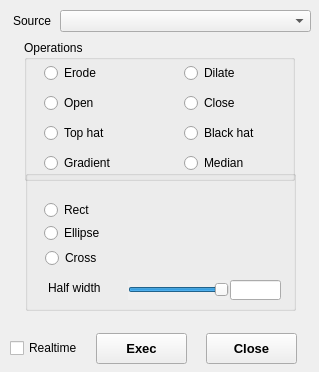
<?xml version="1.0" encoding="UTF-8"?>
<ui version="4.0">
 <class>DialogMorphology</class>
 <widget class="QWidget" name="DialogMorphology">
  <property name="geometry">
   <rect>
    <x>0</x>
    <y>0</y>
    <width>319</width>
    <height>372</height>
   </rect>
  </property>
  <property name="mouseTracking">
   <bool>false</bool>
  </property>
  <property name="tabletTracking">
   <bool>true</bool>
  </property>
  <property name="windowTitle">
   <string>Morphology</string>
  </property>
  <widget class="QPushButton" name="pushButtonClose">
   <property name="geometry">
    <rect>
     <x>206</x>
     <y>333</y>
     <width>91</width>
     <height>31</height>
    </rect>
   </property>
   <property name="font">
    <font>
     <family>Arial</family>
     <pointsize>10</pointsize>
     <weight>75</weight>
     <bold>true</bold>
    </font>
   </property>
   <property name="text">
    <string>Close</string>
   </property>
  </widget>
  <widget class="QLabel" name="label_5">
   <property name="geometry">
    <rect>
     <x>48</x>
     <y>277</y>
     <width>71</width>
     <height>21</height>
    </rect>
   </property>
   <property name="text">
    <string>Half width</string>
   </property>
   <property name="alignment">
    <set>Qt::AlignLeading|Qt::AlignLeft|Qt::AlignVCenter</set>
   </property>
  </widget>
  <widget class="QSlider" name="slidera1">
   <property name="geometry">
    <rect>
     <x>128</x>
     <y>280</y>
     <width>101</width>
     <height>20</height>
    </rect>
   </property>
   <property name="autoFillBackground">
    <bool>true</bool>
   </property>
   <property name="styleSheet">
    <string notr="true">QSlider::groove:horizontal</string>
   </property>
   <property name="minimum">
    <number>-13</number>
   </property>
   <property name="maximum">
    <number>-1</number>
   </property>
   <property name="orientation">
    <enum>Qt::Horizontal</enum>
   </property>
  </widget>
  <widget class="QLineEdit" name="edita1">
   <property name="geometry">
    <rect>
     <x>230</x>
     <y>280</y>
     <width>51</width>
     <height>20</height>
    </rect>
   </property>
  </widget>
  <widget class="QGroupBox" name="OperationsGroup">
   <property name="geometry">
    <rect>
     <x>24</x>
     <y>40</y>
     <width>271</width>
     <height>141</height>
    </rect>
   </property>
   <property name="title">
    <string>Operations</string>
   </property>
   <widget class="QRadioButton" name="radioButtonErode">
    <property name="geometry">
     <rect>
      <x>20</x>
      <y>25</y>
      <width>90</width>
      <height>16</height>
     </rect>
    </property>
    <property name="text">
     <string>Erode</string>
    </property>
   </widget>
   <widget class="QRadioButton" name="radioButtonDilate">
    <property name="geometry">
     <rect>
      <x>160</x>
      <y>25</y>
      <width>90</width>
      <height>16</height>
     </rect>
    </property>
    <property name="text">
     <string>Dilate</string>
    </property>
   </widget>
   <widget class="QRadioButton" name="radioButtonClose">
    <property name="geometry">
     <rect>
      <x>160</x>
      <y>55</y>
      <width>90</width>
      <height>16</height>
     </rect>
    </property>
    <property name="text">
     <string>Close</string>
    </property>
   </widget>
   <widget class="QRadioButton" name="radioButtonOpen">
    <property name="geometry">
     <rect>
      <x>20</x>
      <y>55</y>
      <width>90</width>
      <height>16</height>
     </rect>
    </property>
    <property name="text">
     <string>Open</string>
    </property>
   </widget>
   <widget class="QRadioButton" name="radioButtonBlackhat">
    <property name="geometry">
     <rect>
      <x>160</x>
      <y>85</y>
      <width>90</width>
      <height>16</height>
     </rect>
    </property>
    <property name="text">
     <string>Black hat</string>
    </property>
   </widget>
   <widget class="QRadioButton" name="radioButtonTophat">
    <property name="geometry">
     <rect>
      <x>20</x>
      <y>85</y>
      <width>90</width>
      <height>16</height>
     </rect>
    </property>
    <property name="text">
     <string>Top hat</string>
    </property>
   </widget>
   <widget class="QRadioButton" name="radioButtonMedian">
    <property name="geometry">
     <rect>
      <x>160</x>
      <y>115</y>
      <width>90</width>
      <height>16</height>
     </rect>
    </property>
    <property name="text">
     <string>Median</string>
    </property>
   </widget>
   <widget class="QRadioButton" name="radioButtonGradient">
    <property name="geometry">
     <rect>
      <x>20</x>
      <y>115</y>
      <width>90</width>
      <height>16</height>
     </rect>
    </property>
    <property name="text">
     <string>Gradient</string>
    </property>
   </widget>
  </widget>
  <widget class="QPushButton" name="pushButtonExec">
   <property name="geometry">
    <rect>
     <x>96</x>
     <y>333</y>
     <width>91</width>
     <height>31</height>
    </rect>
   </property>
   <property name="font">
    <font>
     <family>Arial</family>
     <pointsize>10</pointsize>
     <weight>75</weight>
     <bold>true</bold>
    </font>
   </property>
   <property name="text">
    <string>Exec</string>
   </property>
  </widget>
  <widget class="QCheckBox" name="chkBoxRealtime">
   <property name="geometry">
    <rect>
     <x>10</x>
     <y>340</y>
     <width>71</width>
     <height>16</height>
    </rect>
   </property>
   <property name="text">
    <string>Realtime</string>
   </property>
  </widget>
  <widget class="QLabel" name="label_4">
   <property name="geometry">
    <rect>
     <x>0</x>
     <y>10</y>
     <width>51</width>
     <height>21</height>
    </rect>
   </property>
   <property name="text">
    <string>Source</string>
   </property>
   <property name="alignment">
    <set>Qt::AlignRight|Qt::AlignTrailing|Qt::AlignVCenter</set>
   </property>
  </widget>
  <widget class="QComboBox" name="comboBoxSource">
   <property name="geometry">
    <rect>
     <x>60</x>
     <y>10</y>
     <width>251</width>
     <height>22</height>
    </rect>
   </property>
  </widget>
  <widget class="QGroupBox" name="groupBox">
   <property name="geometry">
    <rect>
     <x>25</x>
     <y>170</y>
     <width>271</width>
     <height>141</height>
    </rect>
   </property>
   <property name="title">
    <string/>
   </property>
   <widget class="QRadioButton" name="radioButtonCross">
    <property name="geometry">
     <rect>
      <x>20</x>
      <y>80</y>
      <width>90</width>
      <height>16</height>
     </rect>
    </property>
    <property name="text">
     <string>Cross</string>
    </property>
   </widget>
   <widget class="QRadioButton" name="radioButtonRect">
    <property name="geometry">
     <rect>
      <x>19</x>
      <y>32</y>
      <width>90</width>
      <height>16</height>
     </rect>
    </property>
    <property name="text">
     <string>Rect</string>
    </property>
   </widget>
   <widget class="QRadioButton" name="radioButtonEllipse">
    <property name="geometry">
     <rect>
      <x>19</x>
      <y>55</y>
      <width>90</width>
      <height>16</height>
     </rect>
    </property>
    <property name="text">
     <string>Ellipse</string>
    </property>
   </widget>
  </widget>
  <zorder>groupBox</zorder>
  <zorder>OperationsGroup</zorder>
  <zorder>pushButtonClose</zorder>
  <zorder>label_5</zorder>
  <zorder>slidera1</zorder>
  <zorder>edita1</zorder>
  <zorder>pushButtonExec</zorder>
  <zorder>chkBoxRealtime</zorder>
  <zorder>label_4</zorder>
  <zorder>comboBoxSource</zorder>
 </widget>
 <resources/>
 <connections/>
</ui>
